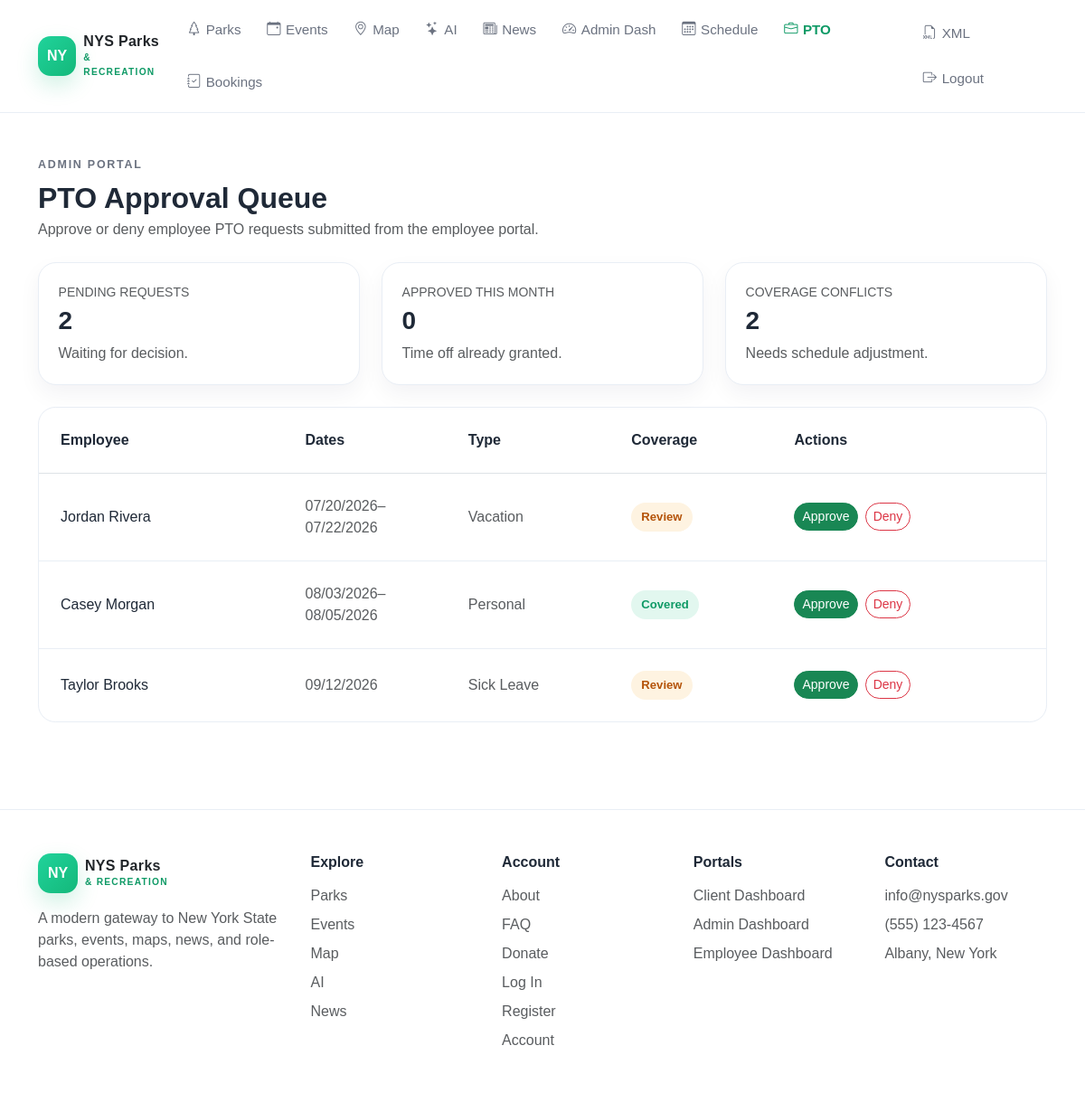
/admin-pto.php (signed in), run on an earlier commit of the app's database.
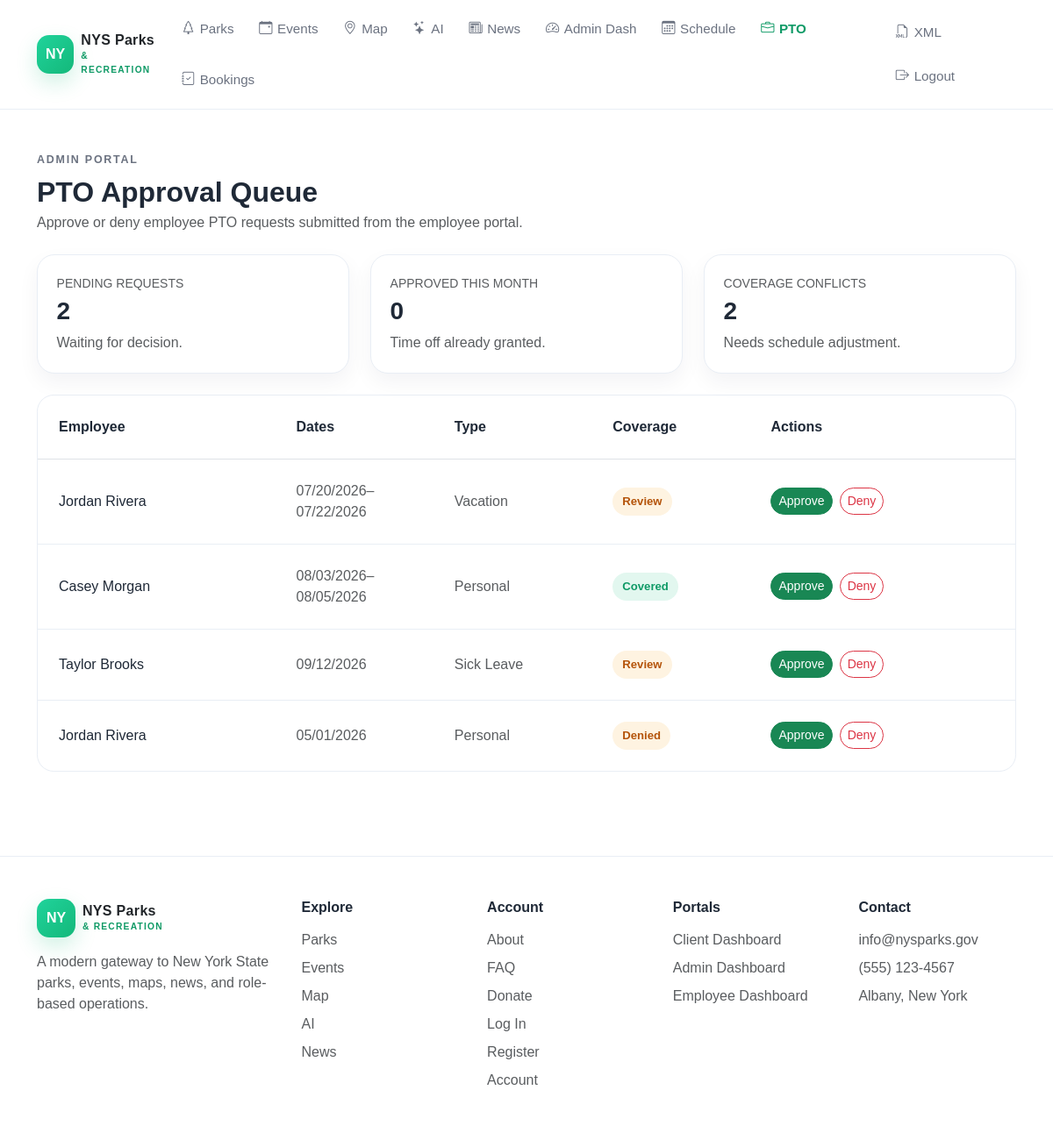
And on a later commit of the database.
### tables this page shows
CREATE TABLE pto_requests (
    id INT AUTO_INCREMENT PRIMARY KEY,
    employee_id INT NOT NULL,
    leave_type VARCHAR(60) NOT NULL,
    start_date DATE NOT NULL,
    end_date DATE NOT NULL,
    reason TEXT NULL,
    pto_status ENUM('pending','approved','denied','cancelled') NOT NULL DEFAULT 'pending',
    reviewed_by INT NULL,
    reviewed_at DATETIME NULL,
    admin_notes TEXT NULL,
    created_at DATETIME NOT NULL DEFAULT CURRENT_TIMESTAMP,
    updated_at DATETIME NOT NULL DEFAULT CURRENT_TIMESTAMP ON UPDATE CURRENT_TIMESTAMP,
    CONSTRAINT fk_pto_employee FOREIGN KEY (employee_id) REFERENCES users(id) ON DELETE CASCADE,
    CONSTRAINT fk_pto_reviewed_by FOREIGN KEY (reviewed_by) REFERENCES users(id) ON DELETE SET NULL,
    CONSTRAINT chk_pto_dates CHECK (start_date <= end_date),
    INDEX idx_pto_employee_status (employee_id, pto_status),
    INDEX idx_pto_dates_status (start_date, end_date, pto_status),
    INDEX idx_pto_reviewed_by (reviewed_by)
);

### bootstrap.php (called while the page is built, shortened)
<?php
function e(?string $value): string {
    return htmlspecialchars((string) $value, ENT_QUOTES, 'UTF-8');
}
function format_date(?string $date, string $format = 'm/d/Y'): string {
    return date($format, strtotime($date));
}
?>

### admin-pto.php (the view, shortened to what this page needs)
<?php
require 'bootstrap.php';
$pending = (int) $db->query("SELECT COUNT(*) FROM pto_requests WHERE pto_status='pending'")->fetchColumn();
$approvedMonth = (int) $db->query("SELECT COUNT(*) FROM pto_requests WHERE pto_status='approved' AND YEAR(start_date)=YEAR(CURDATE()) AND MONTH(start_date)=MONTH(CURDATE())")->fetchColumn();
$conflicts = (int) $db->query("SELECT COUNT(*) FROM pto_requests WHERE pto_status='pending'")->fetchColumn();
$rows = $db->query("SELECT p.*, CONCAT(u.first_name,' ',u.last_name) AS employee_name FROM pto_requests p JOIN users u ON u.id=p.employee_id ORDER BY p.created_at DESC")->fetchAll();
?><!DOCTYPE html>
<html lang="en">
<head>
  <link href="https://cdn.jsdelivr.net/npm/bootstrap@5.3.3/dist/css/bootstrap.min.css" rel="stylesheet" />
  <link rel="stylesheet" href="https://cdn.jsdelivr.net/npm/bootstrap-icons@1.11.3/font/bootstrap-icons.min.css" />
  <link rel="stylesheet" href="styles.css" />
</head>
<body data-page="admin-pto">
  <header class="site-header"><nav class="container py-3 d-flex flex-column flex-lg-row align-items-lg-center justify-content-between gap-3"><section class="d-flex flex-column flex-lg-row align-items-lg-center gap-3 gap-lg-4"><a href="index.php" class="brand-link text-decoration-none d-inline-flex align-items-center gap-2"><span class="brand-badge">NY</span><span class="brand-mark text-dark">NYS Parks<br /><small>&amp; RECREATION</small></span></a><ul class="list-unstyled d-flex flex-wrap gap-3 gap-lg-4 m-0 align-items-center"><li><a href="parks.php" class="nav-link-custom" data-page-link="parks"><i class="bi bi-tree"></i>Parks</a></li><li><a href="events.php" class="nav-link-custom" data-page-link="events"><i class="bi bi-calendar-event"></i>Events</a></li><li><a href="map.php" class="nav-link-custom" data-page-link="map"><i class="bi bi-geo-alt"></i>Map</a></li><li><a href="ai.php" class="nav-link-custom" data-page-link="ai"><i class="bi bi-stars"></i>AI</a></li><li><a href="news.php" class="nav-link-custom" data-page-link="news"><i class="bi bi-newspaper"></i>News</a></li><li><a href="admin-dashboard.php" class="nav-link-custom" data-page-link="admin-dashboard"><i class="bi bi-speedometer2"></i>Admin Dash</a></li><li><a href="admin-employee-schedule.php" class="nav-link-custom" data-page-link="admin-schedule"><i class="bi bi-calendar3"></i>Schedule</a></li><li><a href="admin-pto.php" class="nav-link-custom active" data-page-link="admin-pto"><i class="bi bi-briefcase"></i>PTO</a></li><li><a href="admin-bookings.php" class="nav-link-custom" data-page-link="admin-bookings"><i class="bi bi-journal-check"></i>Bookings</a></li></ul></section><ul class="list-unstyled d-flex flex-wrap gap-3 m-0 align-items-center"><li><a href="admin-xml.php" class="nav-link-custom" data-page-link="admin-xml"><i class="bi bi-filetype-xml"></i>XML</a></li><li><a href="logout.php" class="nav-link-custom" data-page-link="logout"><i class="bi bi-box-arrow-right"></i>Logout</a></li></ul></nav></header>
  <main class="py-5">
    <section class="container">
      <header class="mb-4"><p class="section-kicker mb-2">Admin portal</p><h1 class="h2 fw-bold mb-1">PTO Approval Queue</h1><p class="text-muted mb-0">Approve or deny employee PTO requests submitted from the employee portal.</p></header>
      <section class="row g-4 mb-4"><article class="col-md-4"><section class="stats-card h-100"><p class="small text-uppercase text-muted mb-1">Pending requests</p><h2 class="h3 fw-bold mb-2"><?= $pending ?></h2><p class="text-muted mb-0">Waiting for decision.</p></section></article><article class="col-md-4"><section class="stats-card h-100"><p class="small text-uppercase text-muted mb-1">Approved this month</p><h2 class="h3 fw-bold mb-2"><?= $approvedMonth ?></h2><p class="text-muted mb-0">Time off already granted.</p></section></article><article class="col-md-4"><section class="stats-card h-100"><p class="small text-uppercase text-muted mb-1">Coverage conflicts</p><h2 class="h3 fw-bold mb-2"><?= $conflicts ?></h2><p class="text-muted mb-0">Needs schedule adjustment.</p></section></article></section>
      <section class="list-shell">
        <section class="p-4 border-bottom"><section class="row g-3"><article class="col-md-3 fw-bold">Employee</article><article class="col-md-2 fw-bold">Dates</article><article class="col-md-2 fw-bold">Type</article><article class="col-md-2 fw-bold">Coverage</article><article class="col-md-3 fw-bold">Actions</article></section></section>
        <?php foreach ($rows as $i => $row): ?>
        <section class="<?= $i < count($rows) - 1 ? 'list-row' : '' ?> p-4">
          <section class="row g-3 align-items-center">
            <article class="col-md-3"><?= e($row['employee_name']) ?></article>
            <article class="col-md-2 text-muted"><?= format_date($row['start_date']) ?><?= $row['start_date'] !== $row['end_date'] ? '–' . format_date($row['end_date']) : '' ?></article>
            <article class="col-md-2 text-muted"><?= e($row['leave_type']) ?></article>
            <article class="col-md-2"><span class="status-pill <?= $row['pto_status'] === 'approved' ? 'status-approved' : ($row['pto_status'] === 'denied' ? 'status-denied' : 'status-pending') ?>"><?= $row['pto_status'] === 'pending' ? 'Review' : ($row['pto_status'] === 'approved' ? 'Covered' : 'Denied') ?></span></article>
            <article class="col-md-3"><section class="d-flex gap-2"><form method="post" class="d-flex gap-2 mb-0"><input type="hidden" name="pto_id" value="<?= $row['id'] ?>" /><input type="hidden" name="admin_notes" value="" /><button type="submit" name="decision" value="approved" class="btn btn-sm btn-success rounded-pill">Approve</button><button type="submit" name="decision" value="denied" class="btn btn-sm btn-outline-danger rounded-pill">Deny</button></form></section></article>
          </section>
        </section>
        <?php endforeach; ?>
      </section>
    </section>
  </main>
  <footer class="footer-shell py-5 mt-5"><section class="container"><section class="footer-five"><article class="footer-block footer-brand"><a href="index.php" class="brand-link text-decoration-none d-inline-flex align-items-center gap-2 mb-3"><span class="brand-badge">NY</span><span class="brand-mark text-dark">NYS Parks<br /><small>&amp; RECREATION</small></span></a><p class="text-muted mb-0">A modern gateway to New York State parks, events, maps, news, and role-based operations.</p></article><article class="footer-block"><h2 class="h6 fw-bold mb-3">Explore</h2><ul class="list-unstyled m-0"><li class="mb-2"><a href="parks.php" class="text-muted text-decoration-none">Parks</a></li><li class="mb-2"><a href="events.php" class="text-muted text-decoration-none">Events</a></li><li class="mb-2"><a href="map.php" class="text-muted text-decoration-none">Map</a></li><li class="mb-2"><a href="ai.php" class="text-muted text-decoration-none">AI</a></li><li class="mb-2"><a href="news.php" class="text-muted text-decoration-none">News</a></li></ul></article><article class="footer-block"><h2 class="h6 fw-bold mb-3">Account</h2><ul class="list-unstyled m-0"><li class="mb-2"><a href="about.php" class="text-muted text-decoration-none">About</a></li><li class="mb-2"><a href="faq.php" class="text-muted text-decoration-none">FAQ</a></li><li class="mb-2"><a href="donate.php" class="text-muted text-decoration-none">Donate</a></li><li class="mb-2"><a href="login.php" class="text-muted text-decoration-none">Log In</a></li><li class="mb-2"><a href="register.php" class="text-muted text-decoration-none">Register</a></li><li class="mb-2"><a href="account.php" class="text-muted text-decoration-none">Account</a></li></ul></article><article class="footer-block"><h2 class="h6 fw-bold mb-3">Portals</h2><ul class="list-unstyled m-0"><li class="mb-2"><a href="client-dashboard.php" class="text-muted text-decoration-none">Client Dashboard</a></li><li class="mb-2"><a href="admin-dashboard.php" class="text-muted text-decoration-none">Admin Dashboard</a></li><li class="mb-2"><a href="employee-dashboard.php" class="text-muted text-decoration-none">Employee Dashboard</a></li></ul></article><article class="footer-block"><h2 class="h6 fw-bold mb-3">Contact</h2><p class="text-muted mb-2">info@nysparks.gov</p><p class="text-muted mb-2">(555) 123-4567</p><p class="text-muted mb-0">Albany, New York</p></article></section></section></footer>
</body>
</html>

### styles.css (style rules this page uses)
:root { --nys-green: #14b87a; --nys-green-dark: #0f9a66; --nys-teal: #74f0cf; --nys-navy: #0f1834; --nys-navy-2: #142347; --nys-text: #1f2937; --nys-muted: #6b7280; --nys-border: #e9eef5; --nys-surface: #ffffff; --nys-surface-soft: #f7fafc; --nys-shadow: 0 14px 40px rgba(15, 24, 52, 0.08); --nys-radius-lg: 1.35rem; --nys-radius-xl: 1.75rem; }
html { scroll-behavior: smooth; }
body { margin: 0; font-family: Arial, Helvetica, sans-serif; color: var(--nys-text); background: #ffffff; }
a { transition: 0.2s ease; }
main { min-height: calc(100vh - 170px); }
.site-header { background: rgba(255, 255, 255, 0.94); backdrop-filter: blur(8px); border-bottom: 1px solid var(--nys-border); position: sticky; top: 0; z-index: 1000; }
.brand-link { color: inherit; }
.brand-badge { width: 44px; height: 44px; border-radius: 14px; display: inline-flex; align-items: center; justify-content: center; background: linear-gradient(135deg, #20d39b, #14b87a); color: #ffffff; font-weight: 700; box-shadow: 0 10px 24px rgba(20, 184, 122, 0.2); }
.brand-mark { line-height: 1; font-weight: 700; letter-spacing: 0.02em; }
.brand-mark small { color: var(--nys-green-dark); letter-spacing: 0.12em; font-size: 0.64rem; }
.nav-link-custom { color: var(--nys-muted); font-size: 0.95rem; font-weight: 500; text-decoration: none; padding: 0.35rem 0.15rem; display: inline-flex; align-items: center; gap: 0.35rem; }
.active-link { color: var(--nys-green-dark); font-weight: 700; }
.section-kicker { color: var(--nys-muted); text-transform: uppercase; letter-spacing: 0.14em; font-size: 0.78rem; font-weight: 700; }
.list-shell { background: #ffffff; border: 1px solid var(--nys-border); border-radius: 1.2rem; overflow: hidden; }
.list-row { border-bottom: 1px solid var(--nys-border); }
.status-pill { display: inline-flex; align-items: center; gap: 0.35rem; border-radius: 999px; padding: 0.38rem 0.7rem; font-size: 0.82rem; font-weight: 700; }
.status-pending { background: rgba(245, 158, 11, 0.12); color: #b45309; }
.status-approved, .status-active, .status-published { background: rgba(20, 184, 122, 0.12); color: var(--nys-green-dark); }
.footer-shell { border-top: 1px solid var(--nys-border); background: #ffffff; }
.stats-card { background: #ffffff; border: 1px solid var(--nys-border); border-radius: 1.25rem; padding: 1.35rem; box-shadow: 0 10px 24px rgba(15, 24, 52, 0.05); }
.footer-five { display: flex; flex-wrap: wrap; gap: 2rem; align-items: flex-start; }
.footer-five .footer-block { flex: 1 1 180px; min-width: 0; }
.footer-five .footer-brand { flex: 1.35 1 260px; }
@media (min-width: 992px) { .footer-five { flex-wrap: nowrap !important; gap: 2rem; } }
@media (min-width: 992px) { .footer-five .footer-block { flex: 1 1 0 !important; width: auto !important; } }
@media (min-width: 992px) { .footer-five .footer-brand { flex: 1.5 1 0 !important; } }

What changed in the data, as far as the page shows it:
added pto_requests: employee_name "Jordan Rivera", start_date "05/01/2026", leave_type "Personal", pto_status "Denied"
